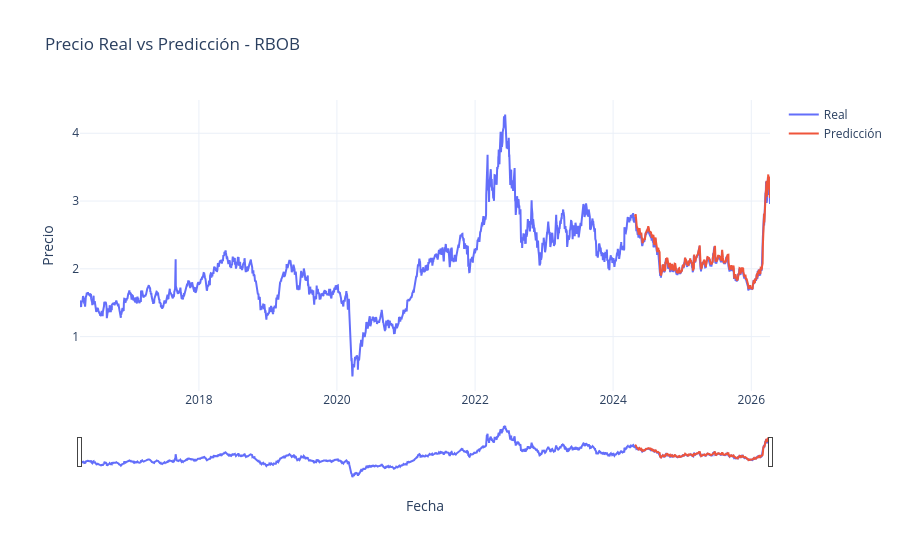

Source (notebook cell):
### Code cell
# Copia del dataframe
df_plot = df.copy()

# Asegurar índice datetime y ordenado
df_plot.index = pd.to_datetime(df_plot.index)
df_plot = df_plot.sort_index()

# Tomar la columna close real desde el MultiIndex
df_plot["real"] = df_plot[("close", "RB=F")]

# Crear columna de predicción
df_plot["pred"] = np.nan

# Insertar predicciones en el tramo final
df_plot.iloc[-len(preds):, df_plot.columns.get_loc("pred")] = preds.flatten()

# Crear gráfica interactiva
fig = go.Figure()

fig.add_trace(go.Scatter(
    x=df_plot.index,
    y=df_plot["real"],
    mode="lines",
    name="Real"
))

fig.add_trace(go.Scatter(
    x=df_plot.index,
    y=df_plot["pred"],
    mode="lines",
    name="Predicción"
))

fig.update_layout(
    title="Precio Real vs Predicción - RBOB",
    xaxis_title="Fecha",
    yaxis_title="Precio",
    template="plotly_white",
    xaxis=dict(rangeslider=dict(visible=True))
)

fig.show()

### Figure 1 — Plotly figure (JSON) as saved in the notebook; plotly's stock layout.template omitted (floating-point values rounded to 4 significant figures; data arrays with more than 128 entries replaced by an {"elided": "..."} marker saying what was removed)
{"data": [{"mode": "lines", "name": "Real", "type": "scatter", "x": {"elided": "2515 str values"}, "y": {"elided": "2515 float values"}}, {"mode": "lines", "name": "Predicción", "type": "scatter", "x": {"elided": "2515 str values"}, "y": {"elided": "2515 float values"}}], "layout": {"title": {"text": "Precio Real vs Predicción - RBOB"}, "xaxis": {"rangeslider": {"visible": true}, "title": {"text": "Fecha"}}, "yaxis": {"title": {"text": "Precio"}}}}
